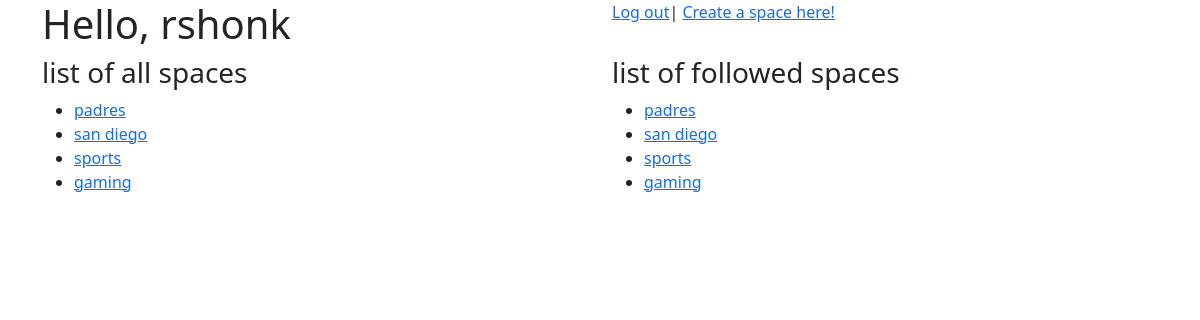
/profile/ (signed in), run on the app's committed database.
### main/models.py (models this page shows)
class Space(models.Model):
    spacename = models.CharField(max_length=25)
    def __str__(self):
        return self.spacename

class UserFollowedSpace(models.Model):
    user = models.ForeignKey(User, on_delete=models.CASCADE)
    spacename = models.CharField(max_length=25)
    def __str__(self):
        return self.spacename

### main/views.py (the view)
# urls.py: path('profile/', views.profile, name='profile'),
def profile(request):
    if request.user.is_authenticated:
        username = request.user
        spaces = Space.objects.all()
        followed_spaces = request.user.userfollowedspace_set.all()
        return render(request, 'main/profile.html', {'username': username, 'spaces': spaces, 'followed_spaces': followed_spaces})

### main/templates/main/profile.html (shortened to what this page needs)
<!DOCTYPE html>
<html lang="en">
<head>
    {% load bootstrap5 %}
    {% bootstrap_css %}
</head>
<body>
<div class="container">
    <div class="row">
        <div class="col">
            <h1>Hello, {{ username }}</h1>
        </div>
        <div class="col">
            <a href="{% url 'main:logout_user' %}">Log out</a>|
            <a href="{% url 'main:create_space' %}">Create a space here!</a>
        </div>
    </div>
    <div class="row">
        <div class="col">
            <h3>list of all spaces</h3>
            <ul>
                {% for spacename in spaces %}
                    <li><a href="{% url 'main:space' spacename %}">{{ spacename }}</a></li>
                {% endfor %}
            </ul>
        </div>
        <div class="col">
            <h3>list of followed spaces</h3>
            <ul>
                {% for spacename in followed_spaces %}
                    <li><a href="{% url 'main:space' spacename %}">{{ spacename }}</a></li>
                {% endfor %}
            </ul>
        </div>
    </div>
</div>
</body>
</html>

### data on the page
Space: spacename "padres"
Space: spacename "san diego"
Space: spacename "sports"
Space: spacename "gaming"
UserFollowedSpace: spacename "padres"
UserFollowedSpace: spacename "san diego"
UserFollowedSpace: spacename "sports"
UserFollowedSpace: spacename "gaming"
